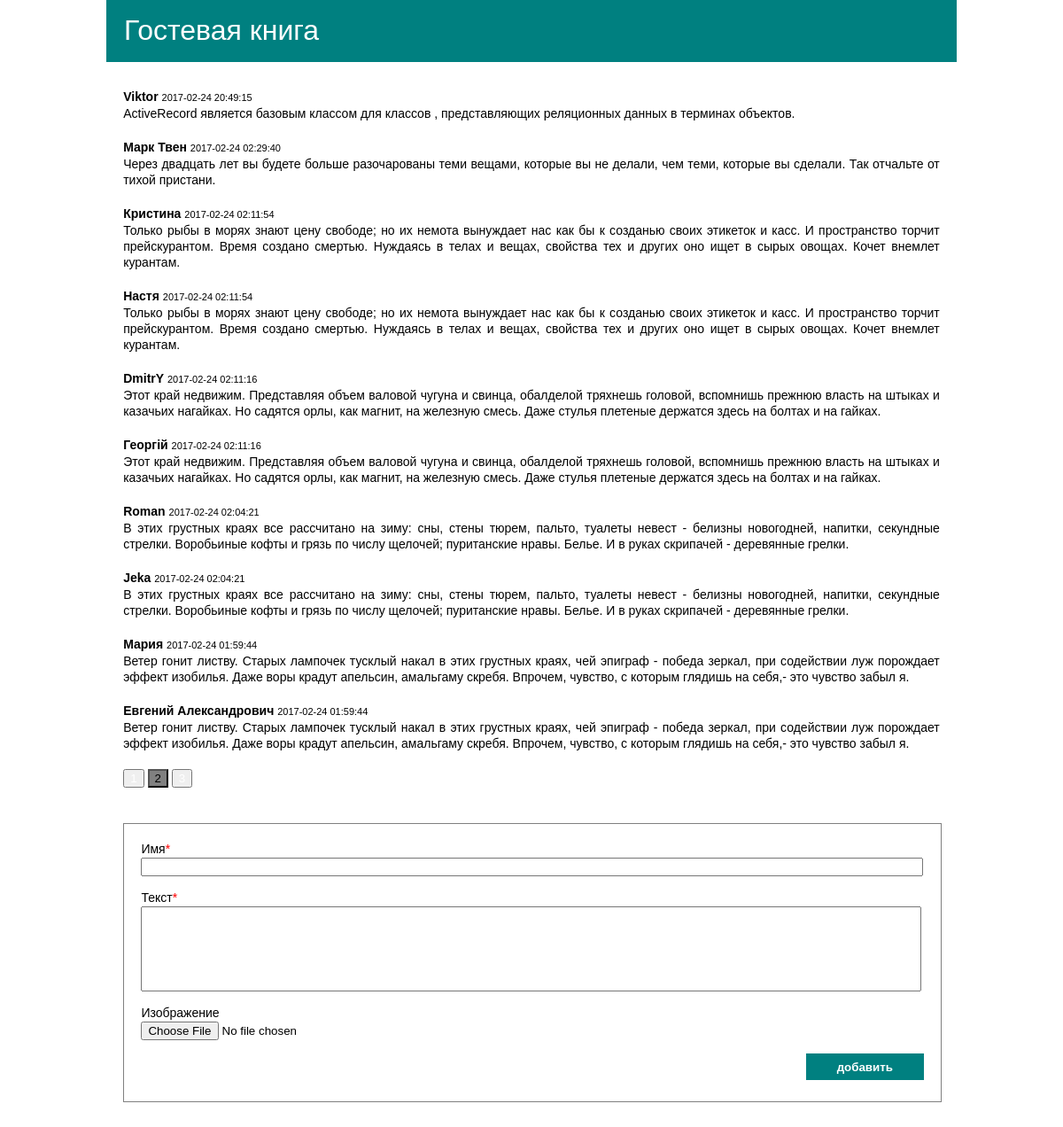
Screenshot of /index.php?step=2 with the database file from the repository.
### tables this page shows
CREATE TABLE `messages` (
  `ID` int(11) NOT NULL,
  `GuestName` varchar(225) NOT NULL,
  `Message` text NOT NULL,
  `MessageDate` datetime NOT NULL DEFAULT CURRENT_TIMESTAMP,
  `Image` text
);

### guestbook_message.php (called while the page is built, shortened)
<?php
	include_once "db.inc.php";
	if(!$_GET){
		$step=1;
	}
	else{
		$step=$_GET['step'];
	}
	$sql='SELECT COUNT(ID) as count FROM messages';
	$count=$pdo->query($sql)->fetch();
	$count=$count['count'];
	class MESSAGE{
		function __construct($guestName, $message, $messageDate, $image){
			$this->guestName=$guestName;
			$this->message=$message;
			$this->messageDate=$messageDate;
		}
	}
	$inp=($step-1)*10;
	$sql="SELECT * FROM messages ORDER BY MessageDate DESC LIMIT :start, 10 ";
	$STH = $pdo->prepare($sql);
    $STH->bindParam(':start', $inp, PDO::PARAM_INT);
    $STH->execute();
    $str=$STH->fetchAll(PDO::FETCH_ASSOC);
	for($i=0;$i<count($str);++$i){
		$ms[]=new MESSAGE($str[$i]['GuestName'],$str[$i]['Message'],$str[$i]['MessageDate'],$str[$i]['Image']);
	}
?>

### index.php (the view, shortened to what this page needs)
<?php
	include "guestbook_message.php";
?>
<!DOCTYPE html>
<html>
<head>
<link href="styles/reset.css" type="text/css" rel="stylesheet">
<link href="styles/style.css" type="text/css" rel="stylesheet">
</head>
<body>
	<header>
		<h2>Гостевая книга</h2>
	</header>
	<article>
		<?php
			$num=($step-1)*10;
			for($i=0;$i<10 && $num<$count;++$i) { ?>
				<section>
					<p>
						<span class="name"><?php echo $ms[$i]->guestName; ?></span>
						<span class="date"><?php echo $ms[$i]->messageDate;  ?></span>
					</p>
					<p class="message">
						<?php echo $ms[$i]->message; ?>
					</p>
				</section>
		<?php
			$num++;}
		?>
		<section class="pageNav">
			<?php include "pageNav.inc.php"; ?>
		</section>
	</article>
	<form method="POST" enctype="multipart/form-data">
		<label>Имя<span class="star">*</span>
		</label>
		<p><input type="text" name="guest" value="<?php if(isset($_POST['guest'])){echo $guest;} ?>"></p>
		<p><label>Текст<span class="star">*</span>  </label></p>
		<p><textarea rows="6" name="text" style="resize:none"><?php if(isset($_POST['text'])){echo $text;} ?></textarea>
		</p>
		<label>Изображение  </label>
		<p><input type="file" name="photo" id="photo" accept="image/*,image/jpeg"></p>
		<input type="submit" name="submit" class="submit" value="добавить">
	</form>
</body>

### styles/style.css (style rules this page uses)
body { width:80%; margin-left:10%; }
.star { color:red; }
header { height:70px; background-color:#008080; margin-bottom:30px; }
h2 { color:white; font-size:32px; padding-top:25px; padding-left:20px; }
article { width:96%; margin-left:2%; }
article section { margin-bottom:20px; text-align: justify; }
form { padding:2%; border:1px solid gray; width:92%; margin-left:2%; font-size:14px; margin-top:40px; margin-bottom:40px; }
input:first-child { width:99%; margin-bottom:15px; }
textarea { width:99%; margin-bottom:15px; }
.name { font-weight: bold; }
.date { font-size:11px; }
.submit { width:15%; margin-left:85%; margin-bottom:5px; background-color:#008080; color:white; font-weight: bold; height:30px; border:0px; }

### rows the page displays
messages: GuestName "Viktor", MessageDate "2017-02-24 20:49:15", Message "ActiveRecord является базовым классом для классов , представляющих реляционных данных в терминах объектов."
messages: GuestName "Марк Твен", MessageDate "2017-02-24 02:29:40", Message "Через двадцать лет вы будете больше разочарованы теми вещами, которые вы не делали, чем теми, которые вы сделали. Так отчальте от тихой пристани."
messages: GuestName "Кристина", MessageDate "2017-02-24 02:11:54", Message "Только рыбы в морях знают цену свободе; но их немота вынуждает нас как бы к созданью своих этикеток и касс. И пространство торчит прейскурантом. Время создано смертью. Нуждаясь в телах и вещах, свойства тех и других оно ищет в сырых овощах. Кочет внемлет курантам."
messages: GuestName "Настя", MessageDate "2017-02-24 02:11:54", Message "Только рыбы в морях знают цену свободе; но их немота вынуждает нас как бы к созданью своих этикеток и касс. И пространство торчит прейскурантом. Время создано смертью. Нуждаясь в телах и вещах, свойства тех и других оно ищет в сырых овощах. Кочет внемлет курантам."
messages: GuestName "DmitrY", MessageDate "2017-02-24 02:11:16", Message "Этот край недвижим. Представляя объем валовой чугуна и свинца, обалделой тряхнешь головой, вспомнишь прежнюю власть на штыках и казачьих нагайках. Но садятся орлы, как магнит, на железную смесь. Даже стулья плетеные держатся здесь на болтах и на гайках."
messages: GuestName "Георгій", MessageDate "2017-02-24 02:11:16", Message "Этот край недвижим. Представляя объем валовой чугуна и свинца, обалделой тряхнешь головой, вспомнишь прежнюю власть на штыках и казачьих нагайках. Но садятся орлы, как магнит, на железную смесь. Даже стулья плетеные держатся здесь на болтах и на гайках."
messages: GuestName "Roman", MessageDate "2017-02-24 02:04:21", Message "В этих грустных краях все рассчитано на зиму: сны, стены тюрем, пальто, туалеты невест - белизны новогодней, напитки, секундные стрелки. Воробьиные кофты и грязь по числу щелочей; пуританские нравы. Белье. И в руках скрипачей - деревянные грелки."
messages: GuestName "Jeka", MessageDate "2017-02-24 02:04:21", Message "В этих грустных краях все рассчитано на зиму: сны, стены тюрем, пальто, туалеты невест - белизны новогодней, напитки, секундные стрелки. Воробьиные кофты и грязь по числу щелочей; пуританские нравы. Белье. И в руках скрипачей - деревянные грелки."
messages: GuestName "Мария", MessageDate "2017-02-24 01:59:44", Message "Ветер гонит листву. Старых лампочек тусклый накал в этих грустных краях, чей эпиграф - победа зеркал, при содействии луж порождает эффект изобилья. Даже воры крадут апельсин, амальгаму скребя. Впрочем, чувство, с которым глядишь на себя,- это чувство забыл я."
messages: GuestName "Евгений Александрович", MessageDate "2017-02-24 01:59:44", Message "Ветер гонит листву. Старых лампочек тусклый накал в этих грустных краях, чей эпиграф - победа зеркал, при содействии луж порождает эффект изобилья. Даже воры крадут апельсин, амальгаму скребя. Впрочем, чувство, с которым глядишь на себя,- это чувство забыл я."
